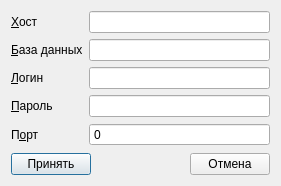
<?xml version="1.0" encoding="UTF-8"?>
<ui version="4.0">
 <class>f_dbconnect</class>
 <widget class="QDialog" name="f_dbconnect">
  <property name="geometry">
   <rect>
    <x>0</x>
    <y>0</y>
    <width>281</width>
    <height>186</height>
   </rect>
  </property>
  <property name="windowTitle">
   <string>Подключения к базе данных</string>
  </property>
  <layout class="QVBoxLayout" name="verticalLayout">
   <item>
    <layout class="QFormLayout" name="formLayout">
     <item row="0" column="0">
      <widget class="QLabel" name="l_host">
       <property name="text">
        <string>&amp;Хост</string>
       </property>
       <property name="buddy">
        <cstring>le_host</cstring>
       </property>
      </widget>
     </item>
     <item row="0" column="1">
      <widget class="QLineEdit" name="le_host"/>
     </item>
     <item row="1" column="0">
      <widget class="QLabel" name="l_name">
       <property name="text">
        <string>&amp;База данных</string>
       </property>
       <property name="buddy">
        <cstring>le_name</cstring>
       </property>
      </widget>
     </item>
     <item row="1" column="1">
      <widget class="QLineEdit" name="le_name"/>
     </item>
     <item row="2" column="0">
      <widget class="QLabel" name="l_login">
       <property name="text">
        <string>&amp;Логин</string>
       </property>
       <property name="buddy">
        <cstring>le_login</cstring>
       </property>
      </widget>
     </item>
     <item row="2" column="1">
      <widget class="QLineEdit" name="le_login"/>
     </item>
     <item row="3" column="0">
      <widget class="QLabel" name="l_password">
       <property name="text">
        <string>&amp;Пароль</string>
       </property>
       <property name="buddy">
        <cstring>le_password</cstring>
       </property>
      </widget>
     </item>
     <item row="3" column="1">
      <widget class="QLineEdit" name="le_password"/>
     </item>
     <item row="4" column="0">
      <widget class="QLabel" name="l_port">
       <property name="text">
        <string>П&amp;орт</string>
       </property>
       <property name="buddy">
        <cstring>le_port</cstring>
       </property>
      </widget>
     </item>
     <item row="4" column="1">
      <widget class="QSpinBox" name="le_port">
       <property name="buttonSymbols">
        <enum>QAbstractSpinBox::NoButtons</enum>
       </property>
       <property name="keyboardTracking">
        <bool>true</bool>
       </property>
       <property name="showGroupSeparator" stdset="0">
        <bool>false</bool>
       </property>
      </widget>
     </item>
    </layout>
   </item>
   <item>
    <layout class="QHBoxLayout" name="horizontalLayout">
     <item>
      <widget class="QPushButton" name="pushButton_2">
       <property name="text">
        <string>Принять</string>
       </property>
      </widget>
     </item>
     <item>
      <spacer name="horizontalSpacer">
       <property name="orientation">
        <enum>Qt::Horizontal</enum>
       </property>
       <property name="sizeHint" stdset="0">
        <size>
         <width>40</width>
         <height>20</height>
        </size>
       </property>
      </spacer>
     </item>
     <item>
      <widget class="QPushButton" name="pushButton">
       <property name="text">
        <string>Отмена</string>
       </property>
      </widget>
     </item>
    </layout>
   </item>
  </layout>
 </widget>
 <resources/>
 <connections/>
</ui>
